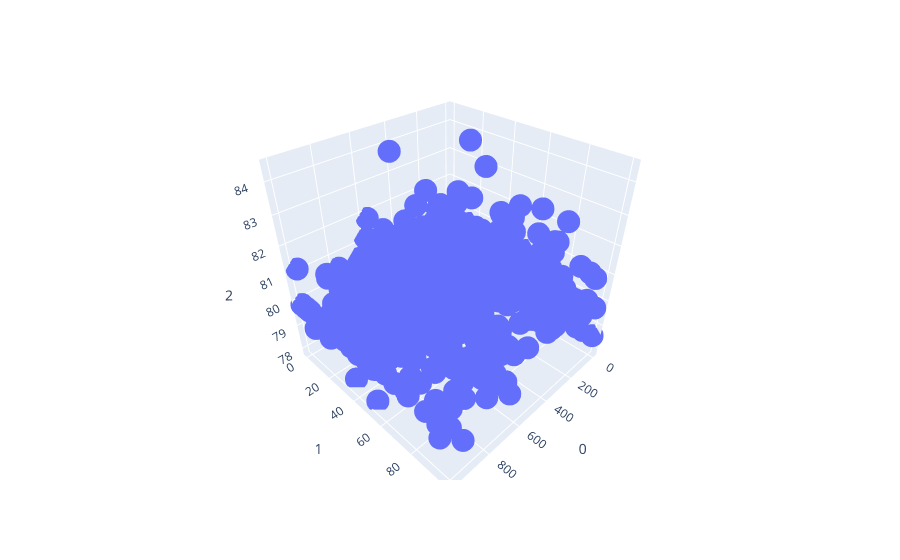

Source (notebook cell):
### Code cell
ds=pd.DataFrame(data=resultat_RL[1])
ds=ds.sort_values(by=[0,1])
ds=ds.drop_duplicates()
fig = px.scatter_3d(ds, x = 0,y = 1, z = 2)
fig.show()

### Figure 1 — Plotly figure (JSON) as saved in the notebook; plotly's stock layout.template omitted (floating-point values rounded to 4 significant figures; data arrays with more than 128 entries replaced by an {"elided": "..."} marker saying what was removed)
{"data": [{"hovertemplate": "0=%{x}<br>1=%{y}<br>2=%{z}<extra></extra>", "legendgroup": "", "marker": {"color": "#636efa", "symbol": "circle"}, "mode": "markers", "name": "", "scene": "scene", "showlegend": false, "type": "scatter3d", "x": {"elided": "594 float values"}, "y": {"elided": "594 float values"}, "z": {"elided": "594 float values"}}], "layout": {"legend": {"tracegroupgap": 0}, "margin": {"t": 60}, "scene": {"domain": {"x": [0, 1], "y": [0, 1]}, "xaxis": {"title": {"text": "0"}}, "yaxis": {"title": {"text": "1"}}, "zaxis": {"title": {"text": "2"}}}}}
